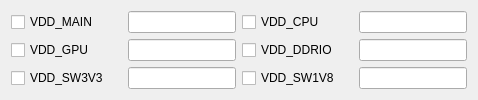
               <widget class="QWidget" name="page_9">
                <layout class="QGridLayout" name="gridLayout_9">
                 <item row="0" column="1">
                  <widget class="QLabel" name="colorBox3_7">
                   <property name="text">
                    <string/>
                   </property>
                  </widget>
                 </item>
                 <item row="0" column="0">
                  <widget class="QCheckBox" name="check3_7">
                   <property name="text">
                    <string>VDD_MAIN</string>
                   </property>
                  </widget>
                 </item>
                 <item row="0" column="2">
                  <widget class="QLineEdit" name="lineEdit3_2_1"/>
                 </item>
                 <item row="0" column="3">
                  <widget class="QCheckBox" name="check3_8">
                   <property name="text">
                    <string>VDD_CPU</string>
                   </property>
                  </widget>
                 </item>
                 <item row="0" column="5">
                  <widget class="QLineEdit" name="lineEdit3_2_2"/>
                 </item>
                 <item row="1" column="0">
                  <widget class="QCheckBox" name="check3_9">
                   <property name="text">
                    <string>VDD_GPU</string>
                   </property>
                  </widget>
                 </item>
                 <item row="1" column="2">
                  <widget class="QLineEdit" name="lineEdit3_2_3"/>
                 </item>
                 <item row="1" column="3">
                  <widget class="QCheckBox" name="check3_10">
                   <property name="text">
                    <string>VDD_DDRIO</string>
                   </property>
                  </widget>
                 </item>
                 <item row="1" column="5">
                  <widget class="QLineEdit" name="lineEdit3_2_4"/>
                 </item>
                 <item row="2" column="0">
                  <widget class="QCheckBox" name="check3_11">
                   <property name="text">
                    <string>VDD_SW3V3</string>
                   </property>
                  </widget>
                 </item>
                 <item row="2" column="2">
                  <widget class="QLineEdit" name="lineEdit3_2_5"/>
                 </item>
                 <item row="2" column="3">
                  <widget class="QCheckBox" name="check3_12">
                   <property name="text">
                    <string>VDD_SW1V8</string>
                   </property>
                  </widget>
                 </item>
                 <item row="2" column="5">
                  <widget class="QLineEdit" name="lineEdit3_2_6"/>
                 </item>
                 <item row="0" column="4">
                  <widget class="QLabel" name="colorBox3_8">
                   <property name="text">
                    <string/>
                   </property>
                  </widget>
                 </item>
                 <item row="1" column="1">
                  <widget class="QLabel" name="colorBox3_9">
                   <property name="text">
                    <string/>
                   </property>
                  </widget>
                 </item>
                 <item row="1" column="4">
                  <widget class="QLabel" name="colorBox3_10">
                   <property name="text">
                    <string/>
                   </property>
                  </widget>
                 </item>
                 <item row="2" column="1">
                  <widget class="QLabel" name="colorBox3_11">
                   <property name="text">
                    <string/>
                   </property>
                  </widget>
                 </item>
                 <item row="2" column="4">
                  <widget class="QLabel" name="colorBox3_12">
                   <property name="text">
                    <string/>
                   </property>
                  </widget>
                 </item>
                </layout>
               </widget>
